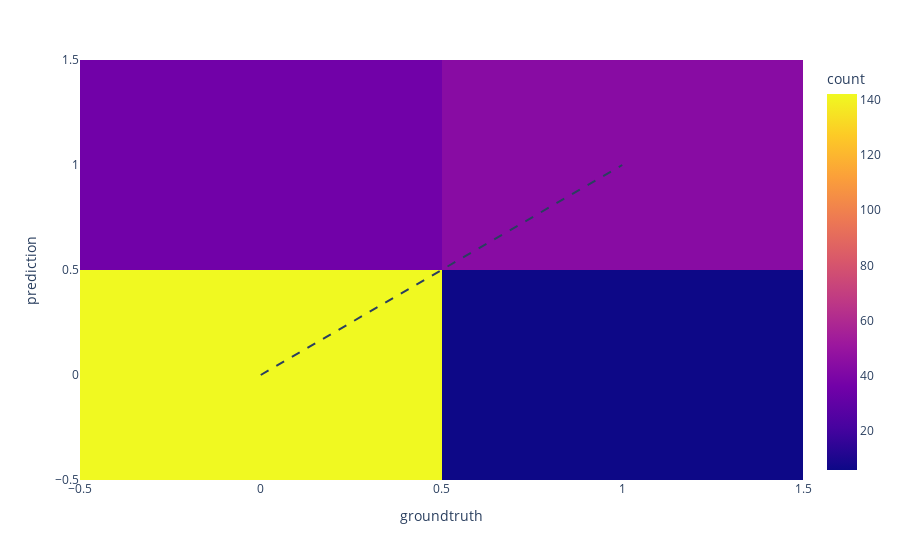

Notebook cell for this chart:
### Markdown cell above
# Confusion Matrix

### Code cell
fig = px.density_heatmap(x=test_y, y=preds, labels={'x': 'groundtruth','y': 'prediction'})
fig.add_shape(
              type='line', line=dict(dash='dash'),
            x0 = preds.min(), y0 = preds.min(),
            x1 = preds.max(), y1 = preds.max()
)
fig.show()

### Figure 1 — Plotly figure (JSON) as saved in the notebook; plotly's stock layout.template omitted (floating-point values rounded to 4 significant figures; data arrays with more than 128 entries replaced by an {"elided": "..."} marker saying what was removed)
{"data": [{"coloraxis": "coloraxis", "hovertemplate": "groundtruth=%{x}<br>prediction=%{y}<br>count=%{z}<extra></extra>", "name": "", "type": "histogram2d", "x": {"elided": "228 int values"}, "xaxis": "x", "xbingroup": "x", "y": {"elided": "228 int values"}, "yaxis": "y", "ybingroup": "y"}], "layout": {"coloraxis": {"colorbar": {"title": {"text": "count"}}, "colorscale": [[0, "#0d0887"], [0.1111, "#46039f"], [0.2222, "#7201a8"], [0.3333, "#9c179e"], [0.4444, "#bd3786"], [0.5556, "#d8576b"], [0.6667, "#ed7953"], [0.7778, "#fb9f3a"], [0.8889, "#fdca26"], [1, "#f0f921"]]}, "legend": {"tracegroupgap": 0}, "margin": {"t": 60}, "shapes": [{"line": {"dash": "dash"}, "type": "line", "x0": 0, "x1": 1, "y0": 0, "y1": 1}], "xaxis": {"anchor": "y", "domain": [0, 1], "title": {"text": "groundtruth"}}, "yaxis": {"anchor": "x", "domain": [0, 1], "title": {"text": "prediction"}}}}
